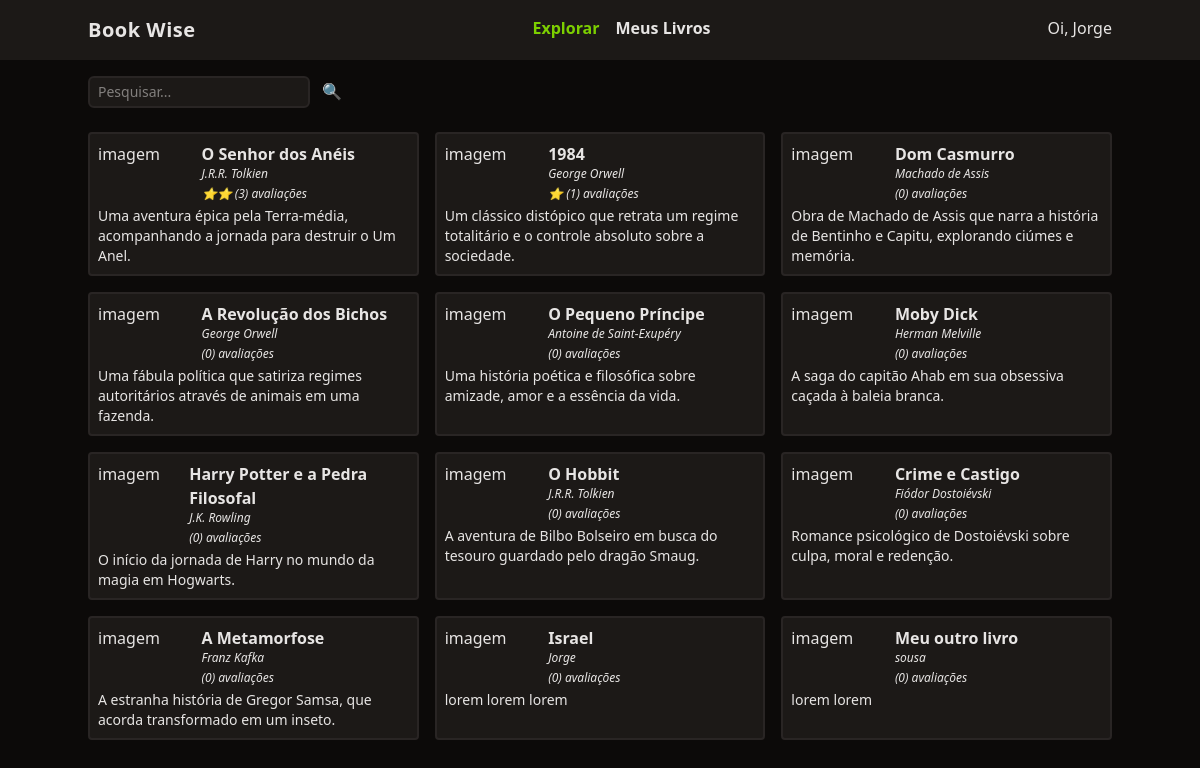
/ (signed in), run on the app's committed database.
### tables this page shows
CREATE TABLE books (
	id integer PRIMARY KEY NOT NULL,
  title varchar(255) NOT NULL,
  author varchar(100) NOT NULL,
  description text,
  user_id integer NOT NULL,
  FOREIGN KEY(user_id) REFERENCES users(id)
);

### utils/index.php (called while the page is built, shortened)
<?php
function view($view, $data = [])
{
  require "views/template/app.php";
}

### controllers/index.controller.php (called while the page is built)
<?php
$queryParams = $_REQUEST['search'] ?? '';
$books = Book::all($queryParams);
view("index", ['books' => $books]);

### routes.php (called while the page is built, shortened)
<?php
$controller = str_replace('/', '',  parse_url($_SERVER['REQUEST_URI'])['path']);
if (!$controller) $controller = 'index';
require "controllers/{$controller}.controller.php";

### index.php (called while the page is built, shortened)
<?php
require 'models/book.model.php';
require 'database/db.php';
require 'utils/index.php';
require "routes.php";

### database/db.php (called while the page is built)
<?php
class DB
{
  private static $db = null;
  private static $_config = null;
  public static function setConfig($config)
  {
    self::$_config = $config;
  }
  public static function connect(): PDO
  {
    if (self::$db === null) {
      $connectionString = self::$_config['drive'] . ':' . self::$_config['srcDB'];
      self::$db = new PDO($connectionString);
      self::$db->setAttribute(PDO::ATTR_DEFAULT_FETCH_MODE, PDO::FETCH_ASSOC);
      self::$db->setAttribute(PDO::ATTR_ERRMODE, PDO::ERRMODE_EXCEPTION);
    }
    return self::$db;
  }
  public function query($query, $class = null, $params = [])
  {
    $prepare = self::connect()->prepare($query);
    if ($class) {
      $prepare->setFetchMode(PDO::FETCH_CLASS, $class);
    }
    $prepare->execute($params);
    return $prepare;
  }
}

### models/book.model.php (called while the page is built, shortened)
<?php
class Book
{
  public function query($where, $params)
  {
    return (new DB())->query(
      query: "SELECT
	              b.id,
	              b.title,
	              b.author,
	              b.description,
	              COALESCE(round(sum(r.rating) / 5.0), 0) as average_rating,
	              COALESCE(count(r.id), 0) as total_rating
              FROM
	              books b
              LEFT JOIN reviews r ON
	              r.book_id = b.id
              WHERE
	              $where
              GROUP BY
	              b.id,
	              b.title ,
	              b.author ,
	              b.description",
      class: Book::class,
      params: $params
    );
  }
  public static function all($search)
  {
    $books = (new self())->query(
      where: 'b.title LIKE :search',
      params: ['search' => "%$search%"]
    )->fetchAll();
    return $books;
  }
}

### views/components/card-book.php (the view)
<?php
$starsFinal = str_repeat("⭐", $book->average_rating);
?>
<div class="border-stone-800 border-2 bg-stone-900 p-2 rounded">
  <div class="flex">
    <div class="w-1/3">
      imagem
    </div>
    <div class="space-y-1">
      <a href="/book?id=<?= $book->id ?>" class="font-semibold hover:underline"><?= $book->title ?></a>
      <div class="text-xs italic"><?= $book->author ?></div>
      <div class="text-xs italic">
        <?= $starsFinal ?>
        (<?= $book->total_rating ?>)
        avaliações
      </div>
    </div>
  </div>
  <div class="text-sm mt-1">
    <?= $book->description ?>
  </div>
</div>

### views/index.view.php
<form class="w-full space-x-2">
  <input
    type="text"
    name="search"
    class="border-stone-800 border-2 rounded-md px-2 py-1 bg-stone-900 text-sm outline-none"
    placeholder="Pesquisar..." />
  <button type="submit">
    🔍
  </button>
</form>
<section class="grid grid-cols-1 md:grid-cols-2 lg:grid-cols-3 gap-4">
  <?php foreach ($books as $book): ?>
    <?php include('./views/components/card-book.php'); ?>
  <?php endforeach; ?>
</section>

### data on the page
books: title "O Senhor dos Anéis", author "J.R.R. Tolkien", starsFinal "⭐⭐", total_rating "3", description "Uma aventura épica pela Terra-média, acompanhando a jornada para destruir o Um Anel."
books: title "1984", author "George Orwell", starsFinal "⭐", total_rating "1", description "Um clássico distópico que retrata um regime totalitário e o controle absoluto sobre a sociedade."
books: title "Dom Casmurro", author "Machado de Assis", total_rating "0", description "Obra de Machado de Assis que narra a história de Bentinho e Capitu, explorando ciúmes e memória."
books: title "A Revolução dos Bichos", author "George Orwell", total_rating "0", description "Uma fábula política que satiriza regimes autoritários através de animais em uma fazenda."
books: title "O Pequeno Príncipe", author "Antoine de Saint-Exupéry", total_rating "0", description "Uma história poética e filosófica sobre amizade, amor e a essência da vida."
books: title "Moby Dick", author "Herman Melville", total_rating "0", description "A saga do capitão Ahab em sua obsessiva caçada à baleia branca."
books: title "Harry Potter e a Pedra Filosofal", author "J.K. Rowling", total_rating "0", description "O início da jornada de Harry no mundo da magia em Hogwarts."
books: title "O Hobbit", author "J.R.R. Tolkien", total_rating "0", description "A aventura de Bilbo Bolseiro em busca do tesouro guardado pelo dragão Smaug."
books: title "Crime e Castigo", author "Fiódor Dostoiévski", total_rating "0", description "Romance psicológico de Dostoiévski sobre culpa, moral e redenção."
books: title "A Metamorfose", author "Franz Kafka", total_rating "0", description "A estranha história de Gregor Samsa, que acorda transformado em um inseto."
books: title "Israel", author "Jorge", total_rating "0", description "lorem lorem lorem"
books: title "Meu outro livro", author "sousa", total_rating "0", description "lorem lorem"

### other printed values
$link['label'] "Explorar"
$link['label'] "Meus Livros"
auth()->name "Jorge"
